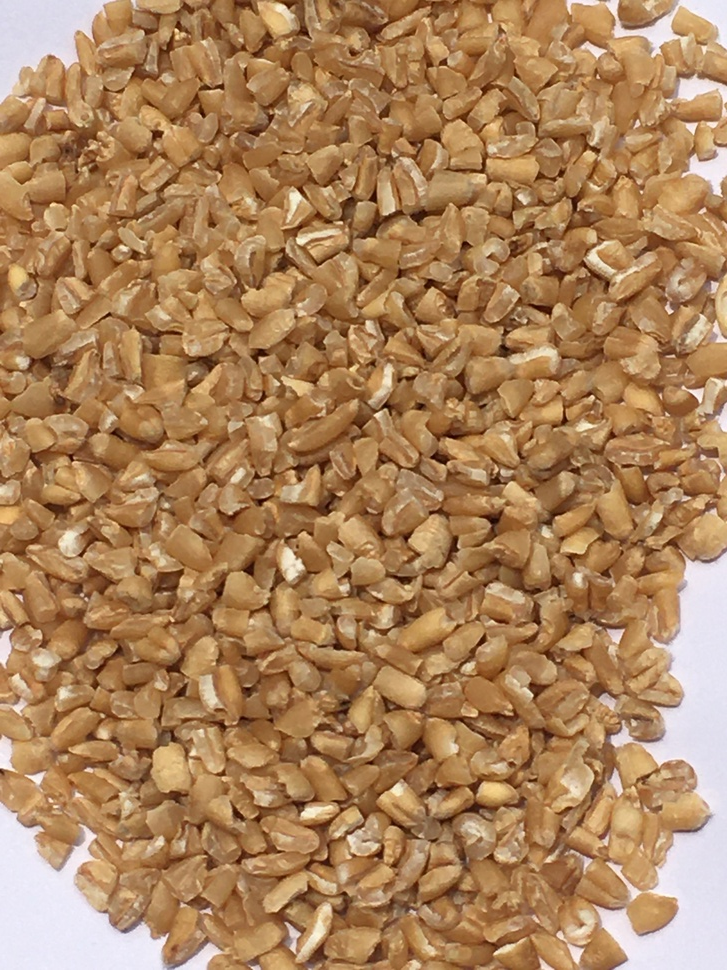
#> input picture static/inputImage.jpg, 727 x 970 px, shrunk from 3024 x 4032 before the run, found by its file name
$ python -i countwheatgrains.py   (imports and definitions only)
#> lines starting #> are read from the running program, lines starting #| are printed output that depends on the picture; after the words box and inside, x2 and y2 are one past the last pixel; in counts of white or black regions, pixels touching at a corner belong together
# -*- coding: utf-8 -*-
"""CountWheatgrains.ipynb

Automatically generated by Colaboratory.

Original file is located at
    https://colab.research.google.com/drive/1hq7okEQOhk-GUW0MlvWZFMkNuk8Tbzz8
"""


import cv2
import matplotlib.pyplot as plt


def count():
    image = cv2.imread('/home/knoldus/Downloads/objectdetectionwheat/yolov5/static/inputImage.jpg')
#> image is the input picture: shape (970, 727, 3); mean B, G, R 91.2, 131.2, 172.4

    gray = cv2.cvtColor(image, cv2.COLOR_BGR2GRAY)
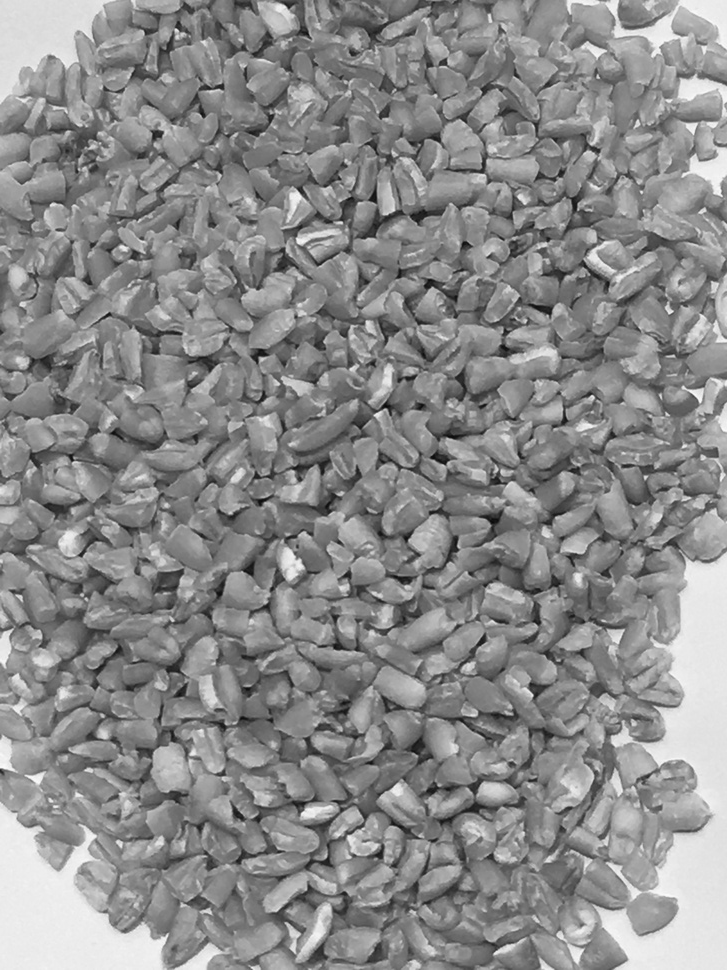
#> gray: shape (970, 727); min 8, max 251, mean 139
    plt.imshow(gray, cmap='gray')

    blur = cv2.GaussianBlur(gray, (11, 11), 0)
    plt.imshow(blur, cmap='gray')

    canny = cv2.Canny(blur, 30, 150, 3)
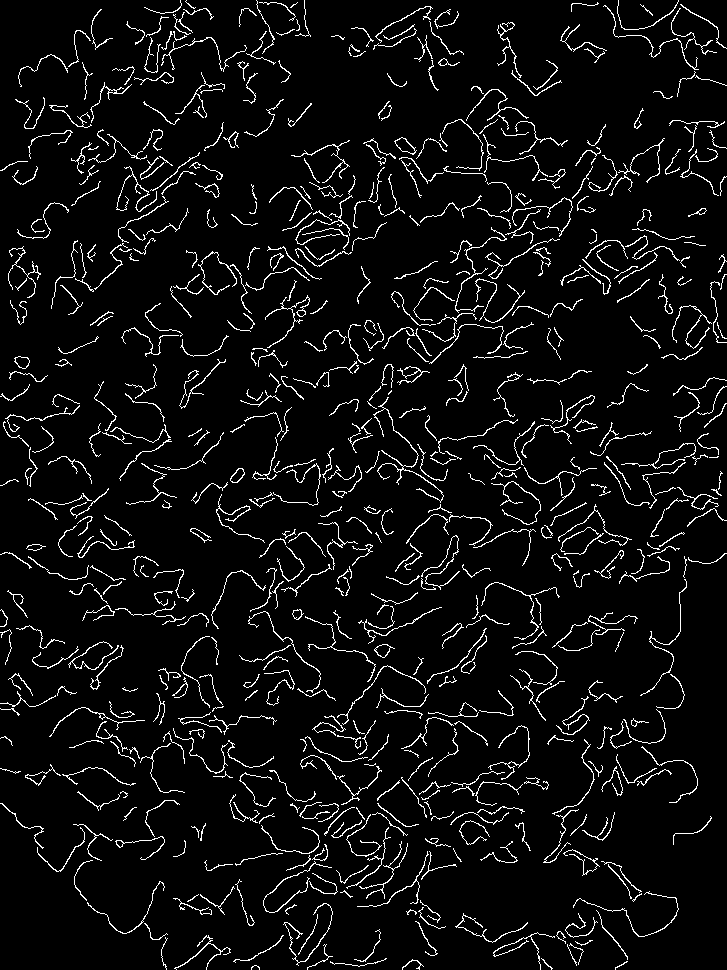
#> canny: shape (970, 727); 5.8% white in thin lines or dots
    plt.imshow(canny, cmap='gray')

    dilated = cv2.dilate(canny, (1, 1), iterations=1)
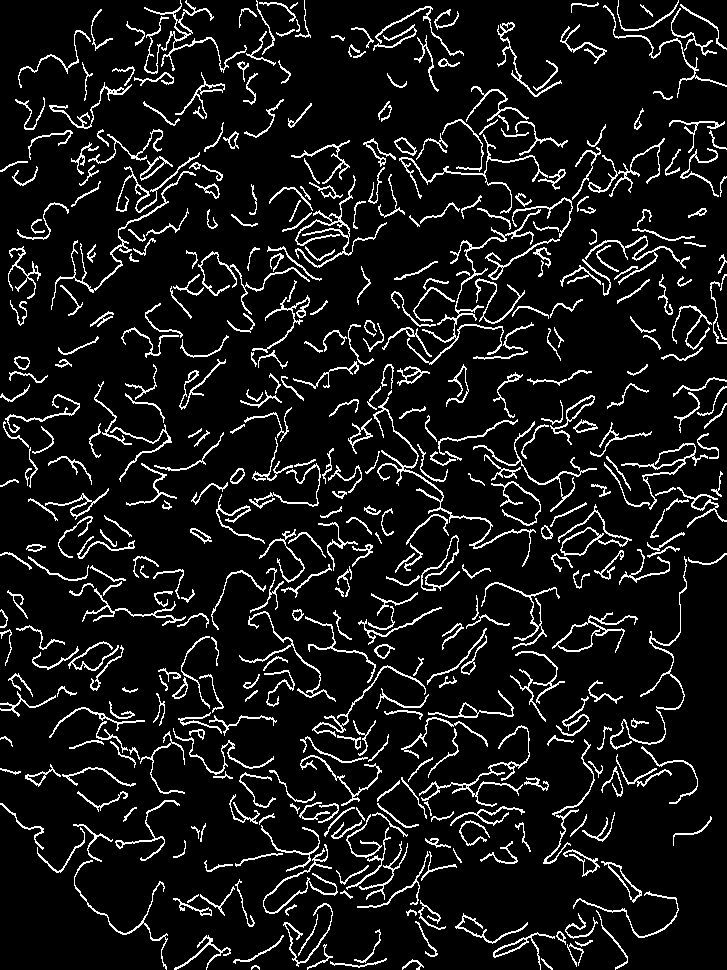
#> dilated: shape (970, 727); 9.3% white in thin lines or dots
    plt.imshow(dilated, cmap='gray')

    (cnt, heirarchy) = cv2.findContours(dilated.copy(), cv2.RETR_EXTERNAL, cv2.CHAIN_APPROX_NONE)
#> cnt = 466 contours, 44 with area under 20; largest, box (x1, y1, x2, y2) and area: (552, 612, 638, 653) 938, (558, 504, 632, 556) 783, (407, 209, 541, 365) 586, (421, 535, 460, 591) 560, (373, 397, 536, 567) 546
    rgb = cv2.cvtColor(image, cv2.COLOR_BGR2RGB)
    cv2.drawContours(rgb, cnt, -1, (0, 255, 0), 2)
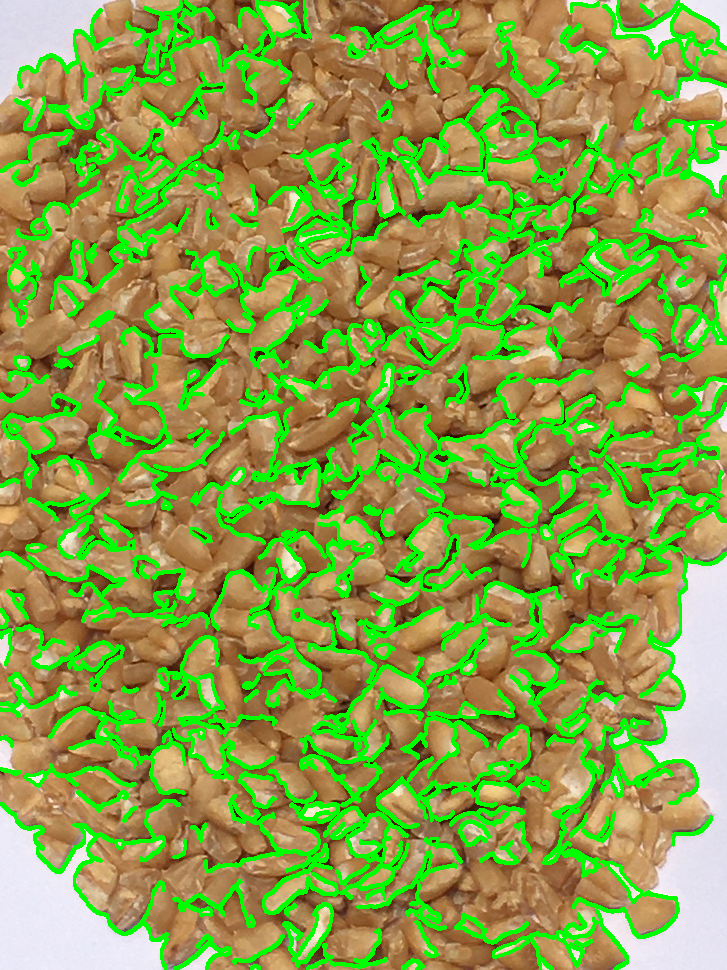
#> rgb: shape (970, 727, 3); mean R, G, B 136.6, 159.9, 73.1
    plt.imshow(rgb)
    print('grains in the image', len(cnt))
#| grains in the image 466
    return  len(cnt)

>>> result = count()
#> result = 466
